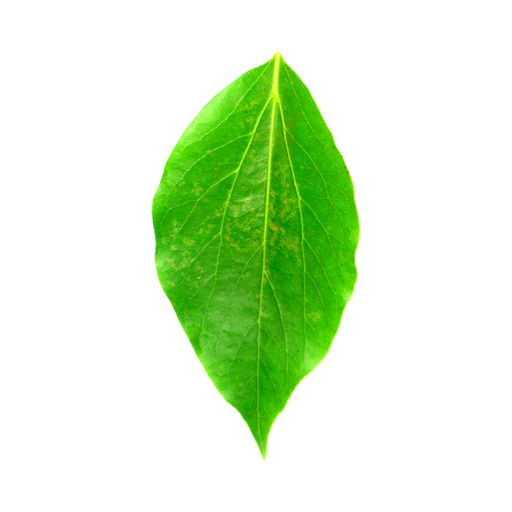
#> input picture data/images/01/1.1.png, 512 x 512 px
$ python -i preprocess.py   (imports and definitions only)
#> lines starting #> are read from the running program, lines starting #| are printed output that depends on the picture; after the words box and inside, x2 and y2 are one past the last pixel; in counts of white or black regions, pixels touching at a corner belong together
#> further down, picture is the input picture: shape (512, 512, 3); mean B, G, R 205.6, 240, 217.5
"""Đọc, tách vùng lá, căn giữa vào khung chuẩn 512×512.

Khớp các bước trong báo cáo: HSV -> opening 3x3 -> closing 7x7 ->
contour ngoài lớn nhất -> cạnh dài ~440px. Kết quả mask dùng cho 4 nhóm đặc trưng.
"""

from dataclasses import dataclass

import cv2
import numpy as np


CANVAS = 512
TARGET_LEAF_LENGTH = 440


class ImageProcessingError(ValueError):
    """Ảnh không giải mã được hoặc không phát hiện vùng lá."""


@dataclass
class ProcessedImage:
    """Ảnh BGR đã căn giữa và mask nhị phân tương ứng."""

    image: np.ndarray
    mask: np.ndarray
    mask_ratio: float
    review_required: bool
    warning: str | None


def decode_image(content: bytes, max_pixels: int = 20_000_000) -> np.ndarray:
    """Giải mã PNG/JPG/WEBP; ảnh alpha được ghép nền trắng."""
    raw = np.frombuffer(content, dtype=np.uint8)
    image = cv2.imdecode(raw, cv2.IMREAD_UNCHANGED)
    if image is None or image.ndim not in (2, 3):
        raise ImageProcessingError("Không giải mã được tệp ảnh")
    height, width = image.shape[:2]
    if height * width > max_pixels or min(height, width) < 32:
        raise ImageProcessingError("Kích thước ảnh không hợp lệ (32px tối thiểu, 20MP tối đa)")
    if image.ndim == 2:
        return cv2.cvtColor(image, cv2.COLOR_GRAY2BGR)
    if image.shape[2] == 3:
        return image
    if image.shape[2] == 4:
        alpha = image[:, :, 3:4].astype(np.float32) / 255.0
        return np.clip(image[:, :, :3] * alpha + 255 * (1 - alpha), 0, 255).astype(np.uint8)
    raise ImageProcessingError("Ảnh chứa số kênh không được hỗ trợ")


def preprocess(image_bgr: np.ndarray) -> ProcessedImage:
    """Tách lá từ nền sáng, giữ thành phần lớn nhất, chuẩn hóa vị trí và tỉ lệ."""
    if image_bgr.ndim != 3 or image_bgr.shape[2] != 3:
        raise ImageProcessingError("Ảnh đầu vào phải có 3 kênh BGR")

    hsv = cv2.cvtColor(image_bgr, cv2.COLOR_BGR2HSV)
#> hsv: shape (512, 512, 3); mean H, S, V 10.5, 48.7, 240
    s, v = hsv[:, :, 1], hsv[:, :, 2]
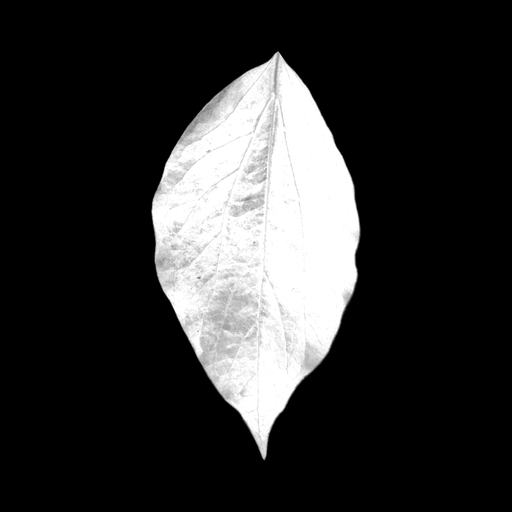
#> s: shape (512, 512); min 0, max 255, mean 48.7
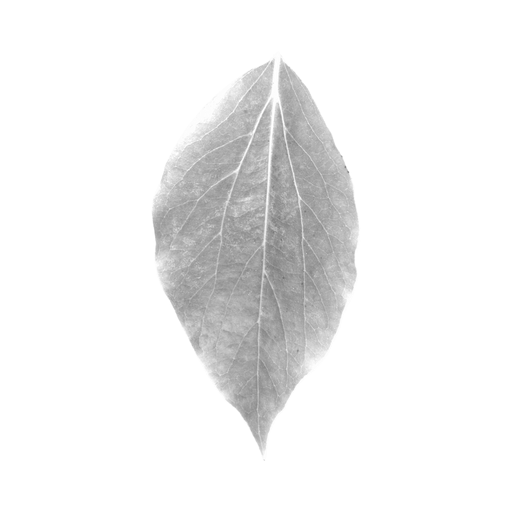
#> v: shape (512, 512); min 112, max 255, mean 240
    mask = np.where(((s > 33) & (v < 252)) | (v < 155), 255, 0).astype(np.uint8)
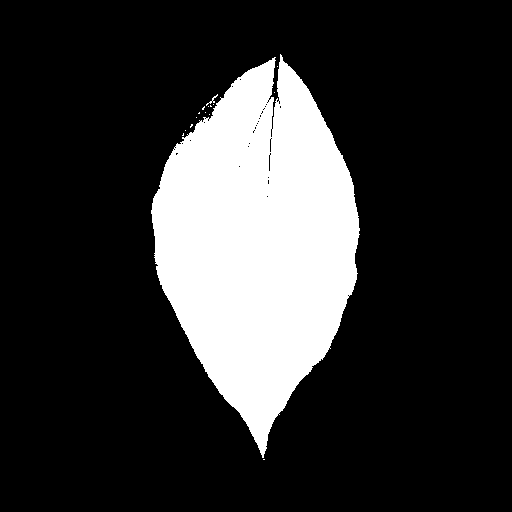
#> mask: shape (512, 512); 20% white; 16 white regions (14 under 20 px), largest, box (x1, y1, x2, y2) and area: (151, 54, 360, 458) 52244, (206, 94, 218, 106) 29
    mask = cv2.morphologyEx(mask, cv2.MORPH_OPEN, np.ones((3, 3), np.uint8))
#> mask: shape (512, 512); 19.9% white; 1 white region, box (x1, y1, x2, y2) and area: (151, 57, 360, 455) 52155
    mask = cv2.morphologyEx(mask, cv2.MORPH_CLOSE, np.ones((7, 7), np.uint8))
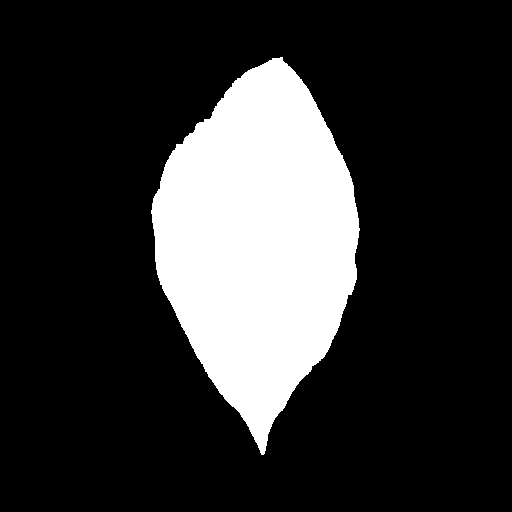
#> mask: shape (512, 512); 20% white; 1 white region
    contours, _ = cv2.findContours(mask, cv2.RETR_EXTERNAL, cv2.CHAIN_APPROX_SIMPLE)
#> contours = 1 contour; box (x1, y1, x2, y2) and area: (151, 57, 360, 455) 52059
    if not contours:
        raise ImageProcessingError("Không phát hiện được vùng lá; thử ảnh trên nền sáng")
    contour = max(contours, key=cv2.contourArea)
#> contour = contour of 513 points, box (x1, y1, x2, y2) (151, 57, 360, 455), area 52059
    if cv2.contourArea(contour) < 80:
        raise ImageProcessingError("Vùng lá được phát hiện quá nhỏ để trích xuất")

    main_mask = np.zeros_like(mask)
    cv2.drawContours(main_mask, [contour], -1, color=255, thickness=-1)
    x, y, w, h = cv2.boundingRect(contour)
#> x = 151; y = 57; w = 209; h = 398
    scale = TARGET_LEAF_LENGTH / max(w, h)
#> scale = 1.11
    out_w, out_h = max(1, round(w * scale)), max(1, round(h * scale))
#> out_w = 231; out_h = 440
    resized = cv2.resize(image_bgr[y:y+h, x:x+w], (out_w, out_h), interpolation=cv2.INTER_AREA if scale < 1 else cv2.INTER_LINEAR)
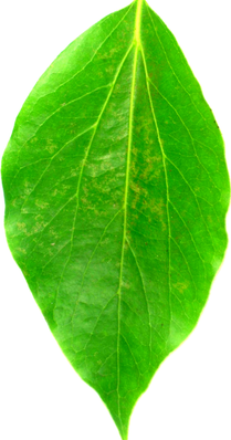
#> resized: shape (440, 231, 3); mean B, G, R 99.5, 207.7, 136.9
    resized_mask = cv2.resize(main_mask[y:y+h, x:x+w], (out_w, out_h), interpolation=cv2.INTER_NEAREST)
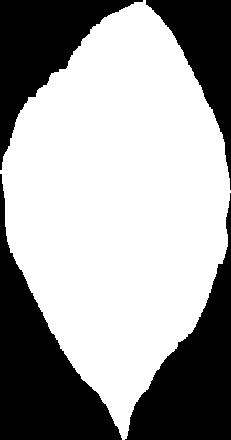
#> resized_mask: shape (440, 231); 63.1% white; 4 black regions, box (x1, y1, x2, y2) and area: (0, 174, 122, 440) 12501, (125, 193, 231, 440) 10532, (0, 0, 143, 170) 8583, (146, 0, 231, 190) 5909

    canvas = np.full((CANVAS, CANVAS, 3), 255, np.uint8)
    canvas_mask = np.zeros((CANVAS, CANVAS), np.uint8)
    ox, oy = (CANVAS-out_w)//2, (CANVAS-out_h)//2
#> ox = 140; oy = 36
    canvas[oy:oy+out_h, ox:ox+out_w] = resized
    canvas_mask[oy:oy+out_h, ox:ox+out_w] = resized_mask
#> canvas_mask: shape (512, 512); 24.5% white; 1 white region, box (x1, y1, x2, y2) and area: (140, 36, 371, 476) 64115
    canvas[canvas_mask == 0] = 255
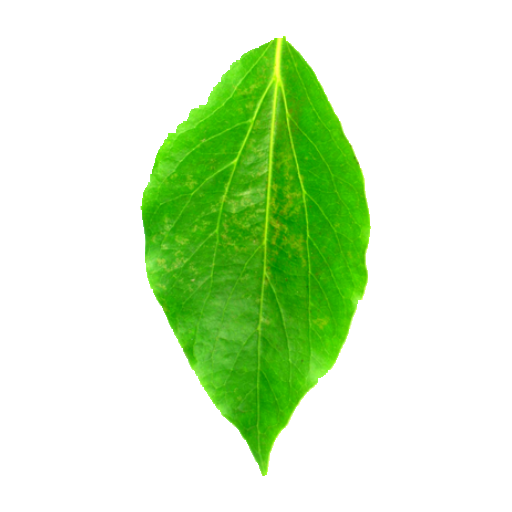
#> canvas: shape (512, 512, 3); mean B, G, R 195.5, 236.7, 209.6

    fraction = float(np.count_nonzero(main_mask) / main_mask.size)
#> fraction = 0.2
    # Chỉ là cờ rà soát, không khẳng định ảnh không hợp lệ.
    review = fraction < .025 or fraction > .90 or min(w, h) / max(w, h) < .09
#> review = False
    message = "Mặt nạ bất thường: cần kiểm tra thủ công" if review else None
    return ProcessedImage(canvas, canvas_mask, fraction, review, message)


def to_png(image: np.ndarray) -> bytes:
    """Mã hóa BGR hoặc mask grayscale thành PNG để hiển thị trên website."""
    ok, encoded = cv2.imencode(".png", image)
    if not ok:
        raise ImageProcessingError("Không thể xuất ảnh PNG")
    return encoded.tobytes()

>>> import cv2
>>> picture = cv2.imread('../../data/images/01/1.1.png')
>>> result = preprocess(picture)
